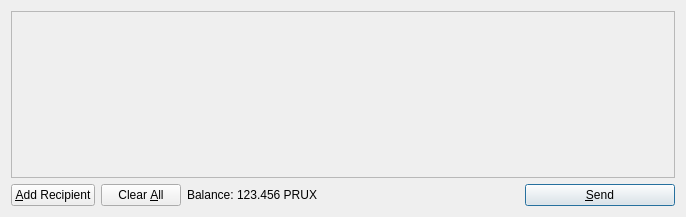
<?xml version="1.0" encoding="UTF-8"?>
<ui version="4.0">
 <class>SendCoinsDialog</class>
 <widget class="QDialog" name="SendCoinsDialog">
  <property name="geometry">
   <rect>
    <x>0</x>
    <y>0</y>
    <width>686</width>
    <height>217</height>
   </rect>
  </property>
  <property name="windowTitle">
   <string>Send Coins</string>
  </property>
  <layout class="QVBoxLayout" name="verticalLayout">
   <item>
    <widget class="QScrollArea" name="scrollArea">
     <property name="widgetResizable">
      <bool>true</bool>
     </property>
     <widget class="QWidget" name="scrollAreaWidgetContents">
      <property name="geometry">
       <rect>
        <x>0</x>
        <y>0</y>
        <width>666</width>
        <height>165</height>
       </rect>
      </property>
      <layout class="QVBoxLayout" name="verticalLayout_2">
       <property name="margin">
        <number>0</number>
       </property>
       <item>
        <layout class="QVBoxLayout" name="entries">
         <property name="spacing">
          <number>6</number>
         </property>
        </layout>
       </item>
       <item>
        <spacer name="verticalSpacer">
         <property name="orientation">
          <enum>Qt::Vertical</enum>
         </property>
         <property name="sizeHint" stdset="0">
          <size>
           <width>20</width>
           <height>40</height>
          </size>
         </property>
        </spacer>
       </item>
      </layout>
     </widget>
    </widget>
   </item>
   <item>
    <layout class="QHBoxLayout" name="horizontalLayout">
     <item>
      <widget class="QPushButton" name="addButton">
       <property name="toolTip">
        <string>Send to multiple recipients at once</string>
       </property>
       <property name="text">
        <string>&amp;Add Recipient</string>
       </property>
       <property name="icon">
        <iconset resource="../bitcoin.qrc">
         <normaloff>:/icons/add</normaloff>:/icons/add</iconset>
       </property>
       <property name="autoDefault">
        <bool>false</bool>
       </property>
      </widget>
     </item>
     <item>
      <widget class="QPushButton" name="clearButton">
       <property name="sizePolicy">
        <sizepolicy hsizetype="Minimum" vsizetype="Fixed">
         <horstretch>0</horstretch>
         <verstretch>0</verstretch>
        </sizepolicy>
       </property>
       <property name="toolTip">
        <string>Remove all transaction fields</string>
       </property>
       <property name="text">
        <string>Clear &amp;All</string>
       </property>
       <property name="icon">
        <iconset resource="../bitcoin.qrc">
         <normaloff>:/icons/remove</normaloff>:/icons/remove</iconset>
       </property>
       <property name="autoRepeatDelay">
        <number>300</number>
       </property>
       <property name="autoDefault">
        <bool>false</bool>
       </property>
      </widget>
     </item>
     <item>
      <layout class="QHBoxLayout" name="horizontalLayout_2">
       <property name="spacing">
        <number>3</number>
       </property>
       <item>
        <widget class="QLabel" name="label">
         <property name="text">
          <string>Balance:</string>
         </property>
        </widget>
       </item>
       <item>
        <widget class="QLabel" name="labelBalance">
         <property name="cursor">
          <cursorShape>IBeamCursor</cursorShape>
         </property>
         <property name="text">
          <string>123.456 PRUX</string>
         </property>
         <property name="textInteractionFlags">
          <set>Qt::LinksAccessibleByMouse|Qt::TextSelectableByKeyboard|Qt::TextSelectableByMouse</set>
         </property>
        </widget>
       </item>
      </layout>
     </item>
     <item>
      <spacer name="horizontalSpacer">
       <property name="orientation">
        <enum>Qt::Horizontal</enum>
       </property>
       <property name="sizeHint" stdset="0">
        <size>
         <width>40</width>
         <height>20</height>
        </size>
       </property>
      </spacer>
     </item>
     <item>
      <widget class="QPushButton" name="sendButton">
       <property name="minimumSize">
        <size>
         <width>150</width>
         <height>0</height>
        </size>
       </property>
       <property name="toolTip">
        <string>Confirm the send action</string>
       </property>
       <property name="text">
        <string>&amp;Send</string>
       </property>
       <property name="icon">
        <iconset resource="../bitcoin.qrc">
         <normaloff>:/icons/send</normaloff>:/icons/send</iconset>
       </property>
       <property name="default">
        <bool>true</bool>
       </property>
      </widget>
     </item>
    </layout>
   </item>
  </layout>
 </widget>
 <resources>
  <include location="../bitcoin.qrc"/>
 </resources>
 <connections/>
</ui>
